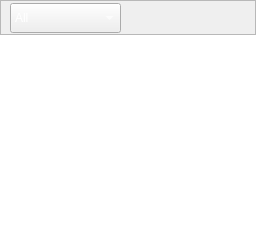
           <widget class="QWidget" name="pageDraft">
            <layout class="QVBoxLayout" name="verticalLayout_12">
             <property name="spacing">
              <number>0</number>
             </property>
             <property name="leftMargin">
              <number>0</number>
             </property>
             <property name="topMargin">
              <number>0</number>
             </property>
             <property name="rightMargin">
              <number>0</number>
             </property>
             <property name="bottomMargin">
              <number>0</number>
             </property>
             <item>
              <widget class="QFrame" name="draftOption">
               <property name="minimumSize">
                <size>
                 <width>0</width>
                 <height>35</height>
                </size>
               </property>
               <property name="maximumSize">
                <size>
                 <width>16777215</width>
                 <height>35</height>
                </size>
               </property>
               <property name="styleSheet">
                <string notr="true">QPushButton{
	color:white;
	background:none;
	font-size:14px;
	border:0px solid;
}

QPushButton:hover{
	border-radius:10px;
	background-color: rgb(102, 102, 102);
}</string>
               </property>
               <property name="frameShape">
                <enum>QFrame::StyledPanel</enum>
               </property>
               <property name="frameShadow">
                <enum>QFrame::Raised</enum>
               </property>
               <widget class="QComboBox" name="comboBox_5">
                <property name="geometry">
                 <rect>
                  <x>10</x>
                  <y>3</y>
                  <width>111</width>
                  <height>30</height>
                 </rect>
                </property>
                <property name="styleSheet">
                 <string notr="true">color:white;</string>
                </property>
                <item>
                 <property name="text">
                  <string>All</string>
                 </property>
                </item>
                <item>
                 <property name="text">
                  <string>None</string>
                 </property>
                </item>
                <item>
                 <property name="text">
                  <string>Read</string>
                 </property>
                </item>
                <item>
                 <property name="text">
                  <string>Unread</string>
                 </property>
                </item>
                <item>
                 <property name="text">
                  <string>Starred</string>
                 </property>
                </item>
                <item>
                 <property name="text">
                  <string>Unstarred</string>
                 </property>
                </item>
               </widget>
               <widget class="QPushButton" name="btn_refresh_4">
                <property name="geometry">
                 <rect>
                  <x>130</x>
                  <y>6</y>
                  <width>22</width>
                  <height>22</height>
                 </rect>
                </property>
                <property name="text">
                 <string/>
                </property>
                <property name="icon">
                 <iconset resource="img.qrc">
                  <normaloff>:/img/refresh.png</normaloff>:/img/refresh.png</iconset>
                </property>
                <property name="iconSize">
                 <size>
                  <width>14</width>
                  <height>14</height>
                 </size>
                </property>
               </widget>
               <widget class="QPushButton" name="btn_left_4">
                <property name="geometry">
                 <rect>
                  <x>610</x>
                  <y>6</y>
                  <width>22</width>
                  <height>22</height>
                 </rect>
                </property>
                <property name="text">
                 <string/>
                </property>
                <property name="icon">
                 <iconset resource="img.qrc">
                  <normaloff>:/img/left.png</normaloff>:/img/left.png</iconset>
                </property>
               </widget>
               <widget class="QPushButton" name="btn_right_4">
                <property name="geometry">
                 <rect>
                  <x>640</x>
                  <y>6</y>
                  <width>22</width>
                  <height>22</height>
                 </rect>
                </property>
                <property name="text">
                 <string/>
                </property>
                <property name="icon">
                 <iconset resource="img.qrc">
                  <normaloff>:/img/right.png</normaloff>:/img/right.png</iconset>
                </property>
               </widget>
              </widget>
             </item>
             <item>
              <widget class="QFrame" name="draftContent">
               <property name="frameShape">
                <enum>QFrame::NoFrame</enum>
               </property>
               <property name="frameShadow">
                <enum>QFrame::Raised</enum>
               </property>
               <layout class="QVBoxLayout" name="verticalLayout_18">
                <property name="spacing">
                 <number>0</number>
                </property>
                <property name="leftMargin">
                 <number>0</number>
                </property>
                <property name="topMargin">
                 <number>0</number>
                </property>
                <property name="rightMargin">
                 <number>0</number>
                </property>
                <property name="bottomMargin">
                 <number>0</number>
                </property>
                <item>
                 <widget class="QListWidget" name="listWidgetDraft">
                  <property name="styleSheet">
                   <string notr="true">border:0px;</string>
                  </property>
                 </widget>
                </item>
               </layout>
              </widget>
             </item>
            </layout>
           </widget>
